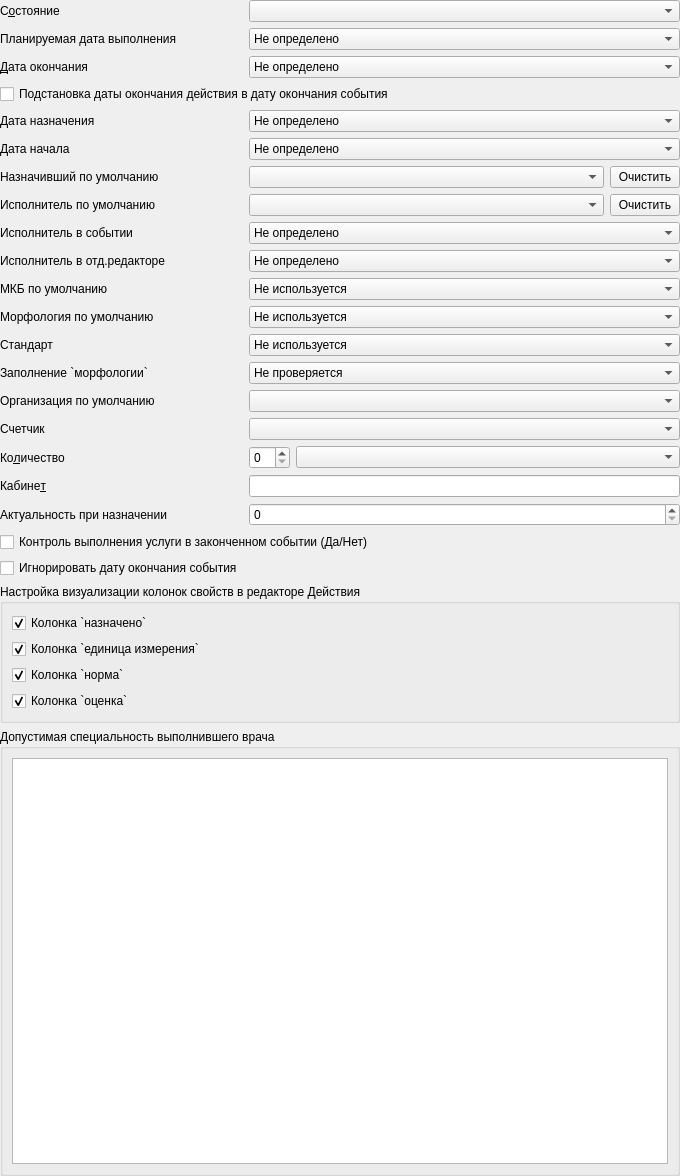
         <widget class="QWidget" name="scrollAreaWidgetContents_2">
          <property name="geometry">
           <rect>
            <x>0</x>
            <y>0</y>
            <width>680</width>
            <height>1176</height>
           </rect>
          </property>
          <layout class="QVBoxLayout" name="verticalLayout_6">
           <property name="margin">
            <number>0</number>
           </property>
           <item>
            <layout class="QGridLayout" name="gridLayout_4">
             <item row="5" column="1" colspan="2">
              <widget class="QComboBox" name="cmbDefaultBeginDate">
               <item>
                <property name="text">
                 <string>Не определено</string>
                </property>
               </item>
               <item>
                <property name="text">
                 <string>Текущая дата</string>
                </property>
               </item>
               <item>
                <property name="text">
                 <string>Дата начала события</string>
                </property>
               </item>
               <item>
                <property name="text">
                 <string>Дата окончания события</string>
                </property>
               </item>
              </widget>
             </item>
             <item row="6" column="0">
              <widget class="QLabel" name="lblDefaultSetPerson">
               <property name="text">
                <string>Назначивший по умолчанию</string>
               </property>
              </widget>
             </item>
             <item row="3" column="0" colspan="3">
              <widget class="QCheckBox" name="chkIsSubstituteEndDateToEvent">
               <property name="text">
                <string>Подстановка даты окончания действия в дату окончания события</string>
               </property>
              </widget>
             </item>
             <item row="1" column="0">
              <widget class="QLabel" name="lblDefaultPlannedEndDate">
               <property name="text">
                <string>Планируемая дата выполнения</string>
               </property>
               <property name="buddy">
                <cstring>cmbDefaultPlannedEndDate</cstring>
               </property>
              </widget>
             </item>
             <item row="9" column="0">
              <widget class="QLabel" name="lblDefaultPersonInEditor">
               <property name="text">
                <string>Исполнитель в отд.редакторе</string>
               </property>
               <property name="buddy">
                <cstring>cmbDefaultPersonInEditor</cstring>
               </property>
              </widget>
             </item>
             <item row="10" column="1" colspan="2">
              <widget class="QComboBox" name="cmbDefaultMKB">
               <item>
                <property name="text">
                 <string>Не используется</string>
                </property>
               </item>
               <item>
                <property name="text">
                 <string>По заключительному</string>
                </property>
               </item>
               <item>
                <property name="text">
                 <string>По диагнозу назначившего действие</string>
                </property>
               </item>
               <item>
                <property name="text">
                 <string>Синхронизировать с заключительным</string>
                </property>
               </item>
               <item>
                <property name="text">
                 <string>Синхронизировать с диагнозом назначившего действие</string>
                </property>
               </item>
               <item>
                <property name="text">
                 <string>Пустой</string>
                </property>
               </item>
              </widget>
             </item>
             <item row="12" column="0">
              <widget class="QLabel" name="lblDefaultMES">
               <property name="text">
                <string>Стандарт</string>
               </property>
              </widget>
             </item>
             <item row="7" column="1" colspan="2">
              <layout class="QHBoxLayout" name="horizontalLayout_6">
               <item>
                <widget class="CPersonComboBoxEx" name="cmbDefaultExecPerson"/>
               </item>
               <item>
                <widget class="QPushButton" name="btnClearDefaultExecPerson">
                 <property name="maximumSize">
                  <size>
                   <width>70</width>
                   <height>16777214</height>
                  </size>
                 </property>
                 <property name="text">
                  <string>Очистить</string>
                 </property>
                </widget>
               </item>
              </layout>
             </item>
             <item row="7" column="0">
              <widget class="QLabel" name="lblDefaultExecPerson">
               <property name="text">
                <string>Исполнитель по умолчанию</string>
               </property>
               <property name="buddy">
                <cstring>cmbDefaultExecPerson</cstring>
               </property>
              </widget>
             </item>
             <item row="15" column="1" colspan="2">
              <widget class="CRBComboBox" name="cmbCounter"/>
             </item>
             <item row="14" column="1" colspan="2">
              <widget class="CPolyclinicComboBox" name="cmbDefaultOrg"/>
             </item>
             <item row="11" column="1" colspan="2">
              <widget class="QComboBox" name="cmbDefaultMorphology">
               <item>
                <property name="text">
                 <string>Не используется</string>
                </property>
               </item>
               <item>
                <property name="text">
                 <string>По заключительному</string>
                </property>
               </item>
               <item>
                <property name="text">
                 <string>По диагнозу назначившего действие</string>
                </property>
               </item>
               <item>
                <property name="text">
                 <string>Синхронизировать с заключительным</string>
                </property>
               </item>
               <item>
                <property name="text">
                 <string>Синхронизировать с диагнозом назначившего действие</string>
                </property>
               </item>
               <item>
                <property name="text">
                 <string>Пустой</string>
                </property>
               </item>
              </widget>
             </item>
             <item row="16" column="1" colspan="2">
              <layout class="QHBoxLayout" name="horizontalLayout_3">
               <item>
                <widget class="QSpinBox" name="edtAmount">
                 <property name="sizePolicy">
                  <sizepolicy hsizetype="Preferred" vsizetype="Fixed">
                   <horstretch>0</horstretch>
                   <verstretch>0</verstretch>
                  </sizepolicy>
                 </property>
                </widget>
               </item>
               <item>
                <widget class="QComboBox" name="cmbAmountEvaluation">
                 <property name="sizePolicy">
                  <sizepolicy hsizetype="Expanding" vsizetype="Fixed">
                   <horstretch>0</horstretch>
                   <verstretch>0</verstretch>
                  </sizepolicy>
                 </property>
                </widget>
               </item>
              </layout>
             </item>
             <item row="5" column="0">
              <widget class="QLabel" name="lblDefaultBeginDate">
               <property name="text">
                <string>Дата начала</string>
               </property>
              </widget>
             </item>
             <item row="13" column="0">
              <widget class="QLabel" name="lblIsMorphologyRequired">
               <property name="text">
                <string>Заполнение `морфологии`</string>
               </property>
              </widget>
             </item>
             <item row="18" column="1" colspan="2">
              <widget class="QSpinBox" name="edtActualAppointmentDuration">
               <property name="maximum">
                <number>32767</number>
               </property>
              </widget>
             </item>
             <item row="8" column="0">
              <widget class="QLabel" name="lblDefaultPersonInEvent">
               <property name="text">
                <string>Исполнитель в событии</string>
               </property>
               <property name="buddy">
                <cstring>cmbDefaultPersonInEvent</cstring>
               </property>
              </widget>
             </item>
             <item row="22" column="0" colspan="3">
              <widget class="QGroupBox" name="groupBox_2">
               <property name="title">
                <string>Допустимая специальность выполнившего врача</string>
               </property>
               <layout class="QGridLayout" name="gridLayout_8">
                <item row="0" column="0">
                 <widget class="CInDocTableView" name="tblActionSpecialities">
                  <property name="minimumSize">
                   <size>
                    <width>0</width>
                    <height>200</height>
                   </size>
                  </property>
                 </widget>
                </item>
               </layout>
              </widget>
             </item>
             <item row="19" column="0" colspan="3">
              <widget class="QCheckBox" name="chkExecRequiredForEventExec">
               <property name="text">
                <string>Контроль выполнения услуги в законченном событии (Да/Нет)</string>
               </property>
              </widget>
             </item>
             <item row="21" column="0" colspan="3">
              <widget class="QGroupBox" name="groupBox">
               <property name="title">
                <string>Настройка визуализации колонок свойств в редакторе Действия</string>
               </property>
               <layout class="QVBoxLayout" name="verticalLayout_2">
                <item>
                 <widget class="QCheckBox" name="chkPropertyAssignedVisible">
                  <property name="text">
                   <string>Колонка `назначено`</string>
                  </property>
                  <property name="checked">
                   <bool>true</bool>
                  </property>
                 </widget>
                </item>
                <item>
                 <widget class="QCheckBox" name="chkPropertyUnitVisible">
                  <property name="text">
                   <string>Колонка `единица измерения`</string>
                  </property>
                  <property name="checked">
                   <bool>true</bool>
                  </property>
                 </widget>
                </item>
                <item>
                 <widget class="QCheckBox" name="chkPropertyNormVisible">
                  <property name="text">
                   <string>Колонка `норма`</string>
                  </property>
                  <property name="checked">
                   <bool>true</bool>
                  </property>
                 </widget>
                </item>
                <item>
                 <widget class="QCheckBox" name="chkPropertyEvaluationVisible">
                  <property name="text">
                   <string>Колонка `оценка`</string>
                  </property>
                  <property name="checked">
                   <bool>true</bool>
                  </property>
                 </widget>
                </item>
               </layout>
              </widget>
             </item>
             <item row="9" column="1" colspan="2">
              <widget class="QComboBox" name="cmbDefaultPersonInEditor">
               <item>
                <property name="text">
                 <string>Не определено</string>
                </property>
               </item>
               <item>
                <property name="text">
                 <string>Не заполняется</string>
                </property>
               </item>
               <item>
                <property name="text">
                 <string>Назначивший действие</string>
                </property>
               </item>
               <item>
                <property name="text">
                 <string>Ответственный за событие</string>
                </property>
               </item>
               <item>
                <property name="text">
                 <string>Пользователь</string>
                </property>
               </item>
              </widget>
             </item>
             <item row="0" column="0">
              <widget class="QLabel" name="lblDefaultStatus">
               <property name="text">
                <string>С&amp;остояние</string>
               </property>
               <property name="buddy">
                <cstring>cmbDefaultStatus</cstring>
               </property>
              </widget>
             </item>
             <item row="11" column="0">
              <widget class="QLabel" name="lblDefaultMorphology">
               <property name="text">
                <string>Морфология по умолчанию</string>
               </property>
               <property name="buddy">
                <cstring>cmbDefaultMKB</cstring>
               </property>
              </widget>
             </item>
             <item row="2" column="1" colspan="2">
              <widget class="QComboBox" name="cmbDefaultEndDate">
               <property name="sizePolicy">
                <sizepolicy hsizetype="Preferred" vsizetype="Fixed">
                 <horstretch>0</horstretch>
                 <verstretch>0</verstretch>
                </sizepolicy>
               </property>
               <item>
                <property name="text">
                 <string>Не определено</string>
                </property>
               </item>
               <item>
                <property name="text">
                 <string>Текущая дата</string>
                </property>
               </item>
               <item>
                <property name="text">
                 <string>Дата начала события</string>
                </property>
               </item>
               <item>
                <property name="text">
                 <string>Дата окончания события</string>
                </property>
               </item>
              </widget>
             </item>
             <item row="17" column="0">
              <widget class="QLabel" name="lblOffice">
               <property name="text">
                <string>Кабине&amp;т</string>
               </property>
               <property name="buddy">
                <cstring>edtOffice</cstring>
               </property>
              </widget>
             </item>
             <item row="16" column="0">
              <widget class="QLabel" name="lblAmount">
               <property name="text">
                <string>Ко&amp;личество</string>
               </property>
               <property name="buddy">
                <cstring>edtAmount</cstring>
               </property>
              </widget>
             </item>
             <item row="8" column="1" colspan="2">
              <widget class="QComboBox" name="cmbDefaultPersonInEvent">
               <item>
                <property name="text">
                 <string>Не определено</string>
                </property>
               </item>
               <item>
                <property name="text">
                 <string>Не заполняется</string>
                </property>
               </item>
               <item>
                <property name="text">
                 <string>Назначивший действие</string>
                </property>
               </item>
               <item>
                <property name="text">
                 <string>Ответственный за событие</string>
                </property>
               </item>
               <item>
                <property name="text">
                 <string>Пользователь</string>
                </property>
               </item>
              </widget>
             </item>
             <item row="6" column="1" colspan="2">
              <layout class="QHBoxLayout" name="horizontalLayout_5">
               <item>
                <widget class="CPersonComboBoxEx" name="cmbDefaultSetPerson"/>
               </item>
               <item>
                <widget class="QPushButton" name="btnClearDefaultSetPerson">
                 <property name="maximumSize">
                  <size>
                   <width>70</width>
                   <height>16777215</height>
                  </size>
                 </property>
                 <property name="text">
                  <string>Очистить</string>
                 </property>
                </widget>
               </item>
              </layout>
             </item>
             <item row="13" column="1" colspan="2">
              <widget class="QComboBox" name="cmbIsMorphologyRequired">
               <item>
                <property name="text">
                 <string>Не проверяется</string>
                </property>
               </item>
               <item>
                <property name="text">
                 <string>Мягкий контроль</string>
                </property>
               </item>
               <item>
                <property name="text">
                 <string>Жесткий контроль</string>
                </property>
               </item>
              </widget>
             </item>
             <item row="17" column="1" colspan="2">
              <widget class="QLineEdit" name="edtOffice">
               <property name="sizePolicy">
                <sizepolicy hsizetype="Ignored" vsizetype="Fixed">
                 <horstretch>0</horstretch>
                 <verstretch>0</verstretch>
                </sizepolicy>
               </property>
              </widget>
             </item>
             <item row="1" column="1" colspan="2">
              <widget class="QComboBox" name="cmbDefaultPlannedEndDate">
               <item>
                <property name="text">
                 <string>Не определено</string>
                </property>
               </item>
               <item>
                <property name="text">
                 <string>Следующий день</string>
                </property>
               </item>
               <item>
                <property name="text">
                 <string>Следующий рабочий день</string>
                </property>
               </item>
               <item>
                <property name="text">
                 <string>Дата талона на Работу</string>
                </property>
               </item>
               <item>
                <property name="text">
                 <string>Дата начала + количество</string>
                </property>
               </item>
               <item>
                <property name="text">
                 <string>Дата начала + длительность</string>
                </property>
               </item>
              </widget>
             </item>
             <item row="2" column="0">
              <widget class="QLabel" name="lblDefaultEndDate">
               <property name="text">
                <string>&amp;Дата окончания</string>
               </property>
               <property name="buddy">
                <cstring>cmbDefaultEndDate</cstring>
               </property>
              </widget>
             </item>
             <item row="12" column="1" colspan="2">
              <widget class="QComboBox" name="cmbDefaultMES">
               <item>
                <property name="text">
                 <string>Не используется</string>
                </property>
               </item>
               <item>
                <property name="text">
                 <string>Стандарт из события</string>
                </property>
               </item>
               <item>
                <property name="text">
                 <string>Пустой</string>
                </property>
               </item>
              </widget>
             </item>
             <item row="15" column="0">
              <widget class="QLabel" name="lblCounter">
               <property name="text">
                <string>Счетчик</string>
               </property>
              </widget>
             </item>
             <item row="0" column="1" colspan="2">
              <widget class="QComboBox" name="cmbDefaultStatus">
               <property name="sizePolicy">
                <sizepolicy hsizetype="Preferred" vsizetype="Fixed">
                 <horstretch>0</horstretch>
                 <verstretch>0</verstretch>
                </sizepolicy>
               </property>
              </widget>
             </item>
             <item row="10" column="0">
              <widget class="QLabel" name="lblDefaultMKB">
               <property name="text">
                <string>МКБ по умолчанию</string>
               </property>
               <property name="buddy">
                <cstring>cmbDefaultMKB</cstring>
               </property>
              </widget>
             </item>
             <item row="4" column="1" colspan="2">
              <widget class="QComboBox" name="cmbDefaultDirectionDate">
               <item>
                <property name="text">
                 <string>Не определено</string>
                </property>
               </item>
               <item>
                <property name="text">
                 <string>Дата начала события</string>
                </property>
               </item>
               <item>
                <property name="text">
                 <string>Текущая дата</string>
                </property>
               </item>
               <item>
                <property name="text">
                 <string>Синхронизация по дате выполнения</string>
                </property>
               </item>
              </widget>
             </item>
             <item row="18" column="0">
              <widget class="QLabel" name="lblActualAppointmentDuration">
               <property name="text">
                <string>Актуальность при назначении</string>
               </property>
              </widget>
             </item>
             <item row="14" column="0">
              <widget class="QLabel" name="lblDefaultOrg">
               <property name="text">
                <string>Организация по умолчанию</string>
               </property>
              </widget>
             </item>
             <item row="4" column="0">
              <widget class="QLabel" name="lblDefaultDirectionDate">
               <property name="text">
                <string>Дата назначения</string>
               </property>
               <property name="buddy">
                <cstring>cmbDefaultDirectionDate</cstring>
               </property>
              </widget>
             </item>
             <item row="20" column="0">
              <widget class="QCheckBox" name="chkIgnoreEventExecDate">
               <property name="text">
                <string>Игнорировать дату окончания события</string>
               </property>
              </widget>
             </item>
            </layout>
           </item>
          </layout>
         </widget>
